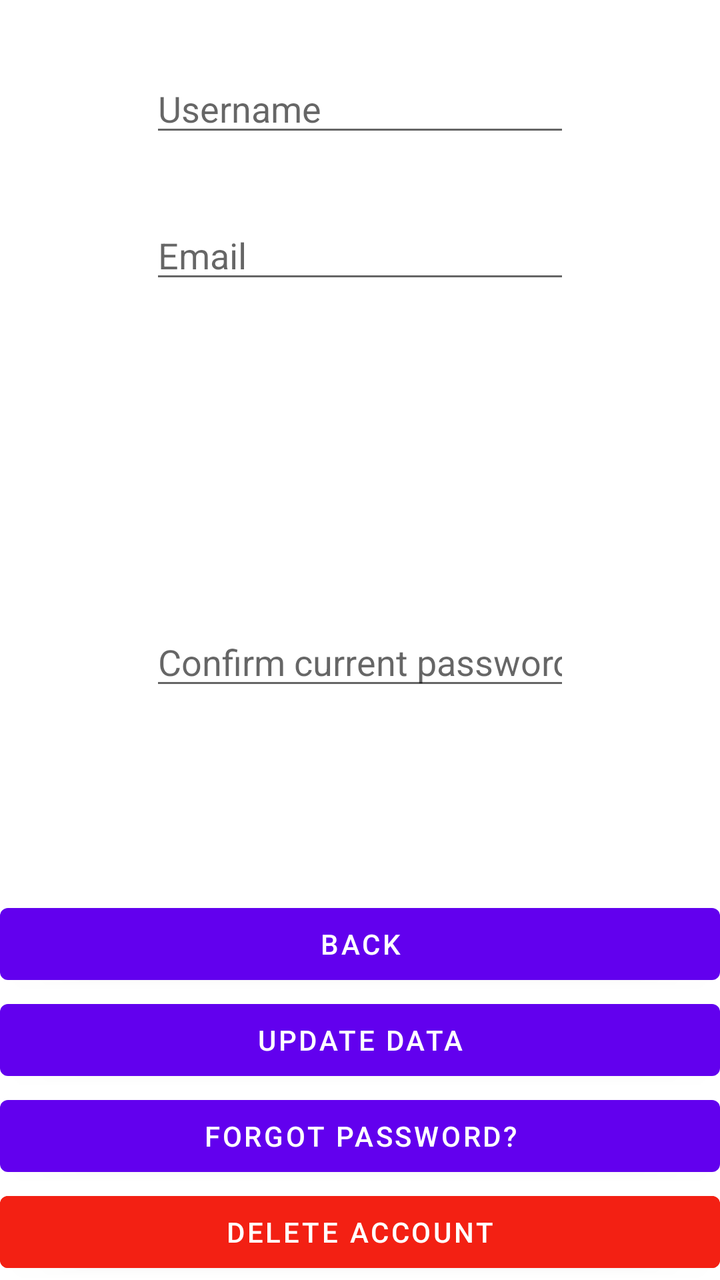
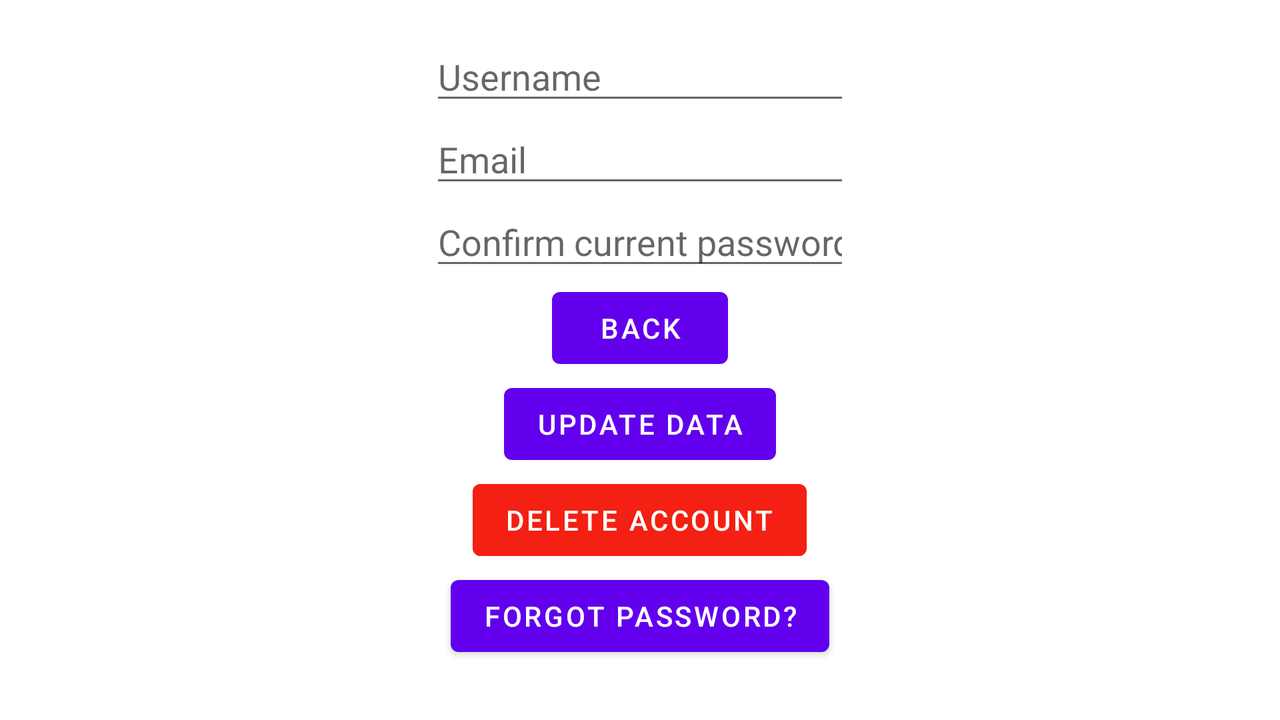

Two renders of one Android screen. The first uses the default layout on a phone; the second uses the alternative layout the repository ships for a different screen configuration, on a matching device. The two XML files are below.
<!-- AndroidManifest.xml: application theme Theme.NoteBoard -->
<!-- res/layout/fragment_user_details.xml -->
<?xml version="1.0" encoding="utf-8"?>
<FrameLayout xmlns:android="http://schemas.android.com/apk/res/android"
    xmlns:app="http://schemas.android.com/apk/res-auto"
    xmlns:tools="http://schemas.android.com/tools"
    android:layout_width="match_parent"
    android:layout_height="match_parent"
    tools:context=".fragments.UserDetailsFragment">

    <androidx.constraintlayout.widget.ConstraintLayout
        android:id="@+id/userLayout"
        android:layout_width="match_parent"
        android:layout_height="match_parent">

        <EditText
            android:id="@+id/editTextUpdateUserName"
            android:layout_width="wrap_content"
            android:layout_height="wrap_content"
            android:layout_marginTop="32dp"
            android:ems="10"
            android:hint="@string/username"
            android:inputType="textPersonName"
            app:layout_constraintEnd_toEndOf="parent"
            app:layout_constraintStart_toStartOf="parent"
            app:layout_constraintTop_toTopOf="parent" />

        <EditText
            android:id="@+id/editTextUpdateEmail"
            android:layout_width="wrap_content"
            android:layout_height="wrap_content"
            android:layout_marginTop="32dp"
            android:ems="10"
            android:hint="Email"
            android:inputType="textPersonName"
            app:layout_constraintEnd_toEndOf="parent"
            app:layout_constraintStart_toStartOf="parent"
            app:layout_constraintTop_toBottomOf="@+id/editTextUpdateUserName" />

        <EditText
            android:id="@+id/editTextConfirmPassword"
            android:layout_width="wrap_content"
            android:layout_height="wrap_content"
            android:layout_marginBottom="32dp"
            android:ems="10"
            android:hint="@string/confirm_current_password"
            android:inputType="textPassword"
            app:layout_constraintBottom_toTopOf="@+id/forgotPasswordBtn"
            app:layout_constraintEnd_toEndOf="parent"
            app:layout_constraintStart_toStartOf="parent"
            app:layout_constraintTop_toBottomOf="@+id/editTextUpdateEmail" />

        <Button
            android:id="@+id/btnBackTOUserFragment"
            android:layout_width="0dp"
            android:layout_height="wrap_content"
            android:text="@string/back"
            app:layout_constraintBottom_toTopOf="@+id/btnUpdateData"
            app:layout_constraintEnd_toEndOf="parent"
            app:layout_constraintStart_toStartOf="parent" />

        <Button
            android:id="@+id/btnUpdateData"
            android:layout_width="0dp"
            android:layout_height="wrap_content"
            android:text="@string/update_data"
            app:layout_constraintBottom_toTopOf="@+id/forgotPasswordBtn"
            app:layout_constraintEnd_toEndOf="parent"
            app:layout_constraintStart_toStartOf="parent" />

        <Button
            android:id="@+id/btnDeleteAccount"
            android:layout_width="0dp"
            android:layout_height="wrap_content"
            android:text="@string/delete_account"
            app:layout_constraintBottom_toBottomOf="parent"
            app:layout_constraintEnd_toEndOf="parent"
            android:backgroundTint="@color/warning"
            android:theme="@style/Button.Warning"
            app:layout_constraintStart_toStartOf="parent" />

        <Button
            android:id="@+id/forgotPasswordBtn"
            android:layout_width="0dp"
            android:layout_height="wrap_content"
            android:text="@string/forgotPassword"
            app:layout_constraintBottom_toTopOf="@+id/btnDeleteAccount"
            app:layout_constraintEnd_toEndOf="parent"
            app:layout_constraintStart_toStartOf="parent" />

    </androidx.constraintlayout.widget.ConstraintLayout>
</FrameLayout>
<!-- resources referenced by this layout -->
<resources>
  <color name="warning">#F32013</color>
  <string name="back">back</string>
  <string name="confirm_current_password">Confirm current password</string>
  <string name="delete_account">delete account</string>
  <string name="forgotPassword">forgot password?</string>
  <string name="update_data">update data</string>
  <string name="username">Username</string>
  <style name="Button.Warning" parent="ThemeOverlay.AppCompat">
          <item name="colorAccent">@color/warning</item>
      </style>&gt;
  <style name="Theme.NoteBoard" parent="Theme.MaterialComponents.DayNight.DarkActionBar">
          
          <item name="colorPrimary">@color/purple_500</item>
          <item name="colorPrimaryVariant">@color/purple_700</item>
          <item name="colorOnPrimary">@color/white</item>
          
          <item name="colorSecondary">@color/teal_200</item>
          <item name="colorSecondaryVariant">@color/teal_700</item>
          <item name="colorOnSecondary">@color/black</item>
          
          <item name="android:statusBarColor" tools:targetApi="l">?attr/colorPrimaryVariant</item>
          
      </style>
  <color name="purple_500">#FF6200EE</color>
  <color name="purple_700">#FF3700B3</color>
  <color name="white">#FFFFFFFF</color>
  <color name="teal_200">#FF03DAC5</color>
  <color name="teal_700">#FF018786</color>
  <color name="black">#FF000000</color>
</resources>
<!-- res/layout-land/fragment_user_details.xml (the repository's variant of the layout above) -->
<!-- drawn on the phone turned sideways -->
<?xml version="1.0" encoding="utf-8"?>
<FrameLayout xmlns:android="http://schemas.android.com/apk/res/android"
    xmlns:app="http://schemas.android.com/apk/res-auto"
    xmlns:tools="http://schemas.android.com/tools"
    android:layout_width="match_parent"
    android:layout_height="match_parent"
    tools:context=".fragments.UserDetailsFragment">

    <androidx.constraintlayout.widget.ConstraintLayout
        android:id="@+id/userLayout"
        android:layout_width="match_parent"
        android:layout_height="match_parent">

        <ScrollView
            android:layout_width="match_parent"
            android:layout_height="match_parent"
            android:layout_marginStart="@dimen/scrollViewMarginStartAndEnd"
            android:layout_marginTop="@dimen/scrollViewMarginTopAndBottom"
            android:layout_marginEnd="@dimen/scrollViewMarginStartAndEnd"
            app:layout_constraintBottom_toBottomOf="parent"
            app:layout_constraintEnd_toEndOf="parent"
            app:layout_constraintStart_toStartOf="parent"
            app:layout_constraintTop_toTopOf="parent">

        <LinearLayout
            android:layout_width="match_parent"
            android:layout_height="match_parent"
            android:orientation="vertical">

            <EditText
                android:id="@+id/editTextUpdateUserName"
                android:layout_width="wrap_content"
                android:layout_height="wrap_content"
                android:ems="10"
                android:hint="@string/username"
                android:layout_gravity="center"
                android:inputType="textPersonName"
                app:layout_constraintBottom_toTopOf="@+id/editTextUpdateEmail" />

            <EditText
                android:id="@+id/editTextUpdateEmail"
                android:layout_width="wrap_content"
                android:layout_height="wrap_content"
                android:ems="10"
                android:hint="@string/hintEmail"
                android:inputType="textPersonName"
                android:layout_gravity="center" />

            <EditText
                android:id="@+id/editTextConfirmPassword"
                android:layout_width="wrap_content"
                android:layout_height="wrap_content"
                android:ems="10"
                android:hint="@string/confirm_current_password"
                android:inputType="textPassword"
                android:layout_gravity="center" />

            <Button
                android:id="@+id/btnBackTOUserFragment"
                android:layout_width="wrap_content"
                android:layout_height="wrap_content"
                android:text="@string/back"
                android:layout_gravity="center" />

            <Button
                android:id="@+id/btnUpdateData"
                android:layout_width="wrap_content"
                android:layout_height="wrap_content"
                android:text="@string/update_data"
                android:layout_gravity="center" />

            <Button
                android:id="@+id/btnDeleteAccount"
                android:layout_width="wrap_content"
                android:layout_height="wrap_content"
                android:backgroundTint="@color/warning"
                android:text="@string/delete_account"
                android:layout_gravity="center"
                android:theme="@style/Button.Warning" />

            <Button
                android:id="@+id/forgotPasswordBtn"
                android:layout_width="wrap_content"
                android:layout_height="wrap_content"
                android:text="@string/forgotPassword"
                android:layout_gravity="center" />

        </LinearLayout>
        </ScrollView>

    </androidx.constraintlayout.widget.ConstraintLayout>
</FrameLayout>
<!-- resources referenced by the variant -->
<!-- as the phone turned sideways resolves them -->
<resources>
  <color name="warning">#F32013</color>
  <dimen name="scrollViewMarginStartAndEnd">8dp</dimen>
  <dimen name="scrollViewMarginTopAndBottom">16dp</dimen>
  <string name="back">back</string>
  <string name="confirm_current_password">Confirm current password</string>
  <string name="delete_account">delete account</string>
  <string name="forgotPassword">forgot password?</string>
  <string name="hintEmail">Email</string>
  <string name="update_data">update data</string>
  <string name="username">Username</string>
  <style name="Button.Warning" parent="ThemeOverlay.AppCompat">
          <item name="colorAccent">@color/warning</item>
      </style>&gt;
  <style name="Theme.NoteBoard" parent="Theme.MaterialComponents.DayNight.DarkActionBar">
          
          <item name="colorPrimary">@color/purple_500</item>
          <item name="colorPrimaryVariant">@color/purple_700</item>
          <item name="colorOnPrimary">@color/white</item>
          
          <item name="colorSecondary">@color/teal_200</item>
          <item name="colorSecondaryVariant">@color/teal_700</item>
          <item name="colorOnSecondary">@color/black</item>
          
          <item name="android:statusBarColor" tools:targetApi="l">?attr/colorPrimaryVariant</item>
          
      </style>
  <color name="purple_500">#FF6200EE</color>
  <color name="purple_700">#FF3700B3</color>
  <color name="white">#FFFFFFFF</color>
  <color name="teal_200">#FF03DAC5</color>
  <color name="teal_700">#FF018786</color>
  <color name="black">#FF000000</color>
</resources>
